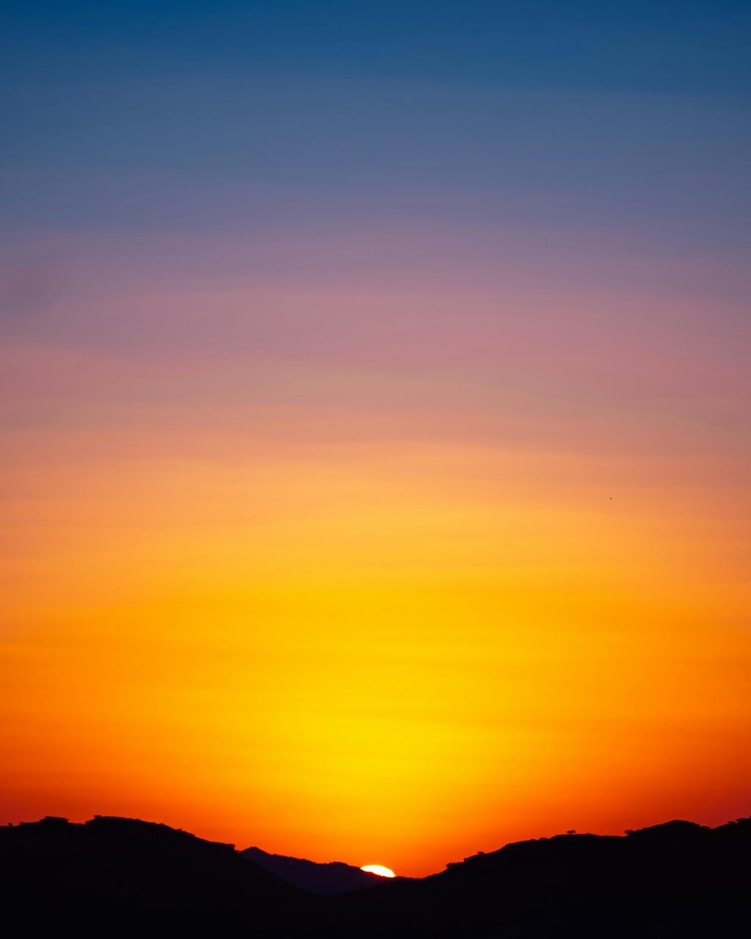
#> input picture ASSESSMENT Tools/CO 1/AT1/image.jpg, 751 x 939 px, shrunk from 1024 x 1280 before the run
$ python 'AT 1.1.py'
#> lines starting #> are read from the running program, lines starting #| are printed output that depends on the picture
import cv2
import numpy as np
import matplotlib.pyplot as plt

# Read image
img = cv2.imread("image.jpg")
#> img is the input picture: shape (939, 751, 3); mean B, G, R 75.2, 115.4, 157.8
img = cv2.cvtColor(img, cv2.COLOR_BGR2RGB)

# Reduce intensity levels (Banding)
levels = 8
banded = (img // (256 // levels)) * (256 // levels)
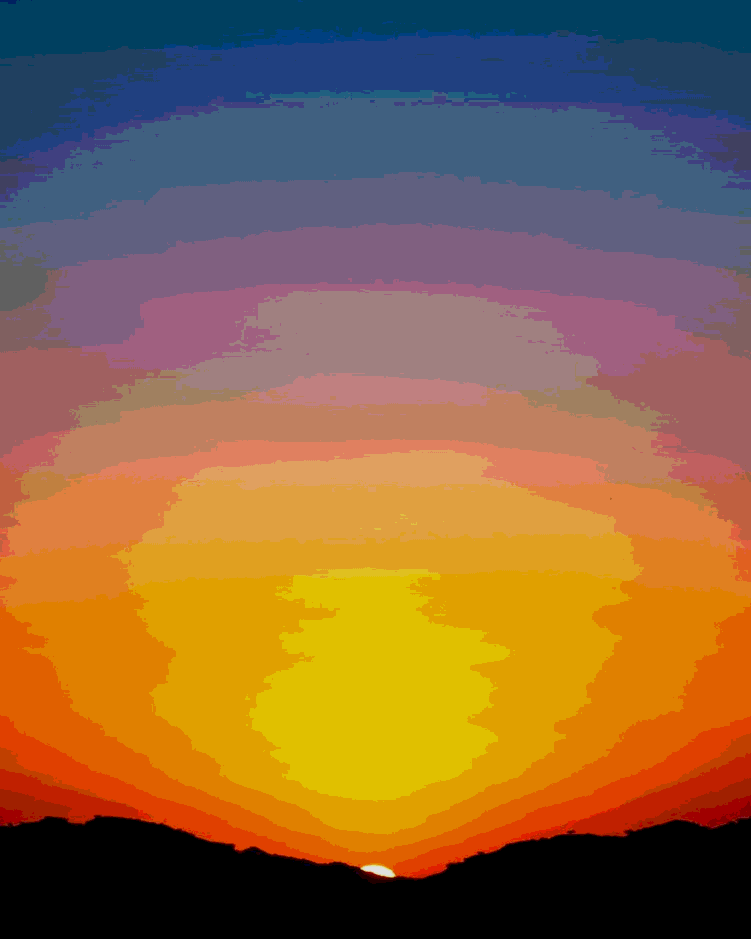
#> banded: shape (939, 751, 3); mean R, G, B 139.3, 101.5, 65.1

# Display
plt.figure(figsize=(10,5))

plt.subplot(1,2,1)
plt.imshow(img)
plt.title("Original Image")
plt.axis("off")

plt.subplot(1,2,2)
plt.imshow(banded)
plt.title("Banding Effect")
plt.axis("off")

plt.show()
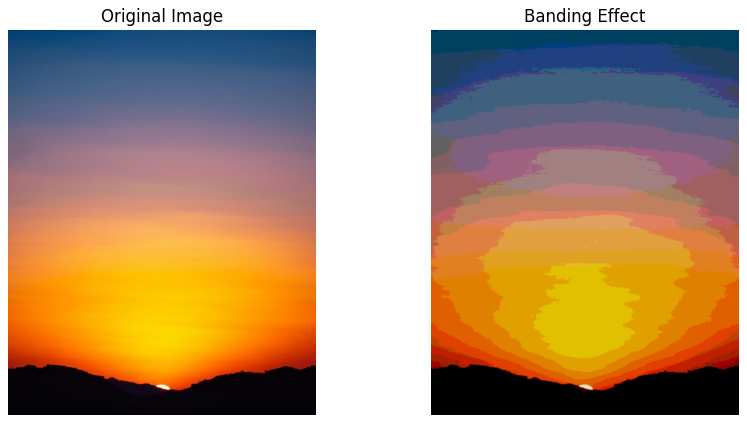
#> figure drawn by matplotlib, 2 panels
